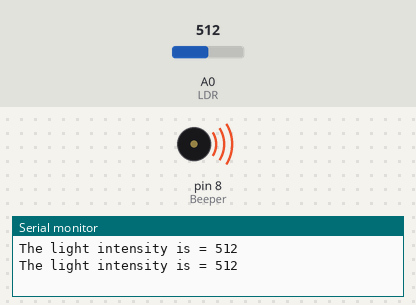
This sketch was run on a simulated Arduino Uno, built with avr-gcc and run on an emulated ATmega328P. Shown: buzzer (waves = sounding, pin HIGH), the last lines printed to the serial monitor. The test bench sets the inputs (shaded band); at power-on: A0 (LDR) = 512.

Above: at 1.8 s.
1.9 s: A0 (LDR) set to 15
3.4 s: A0 (LDR) set to 11
At 5.2 s:
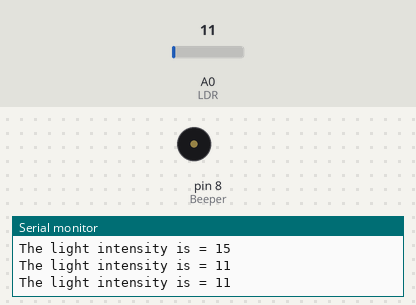
5.5 s: A0 (LDR) set to 122
At 7.0 s:
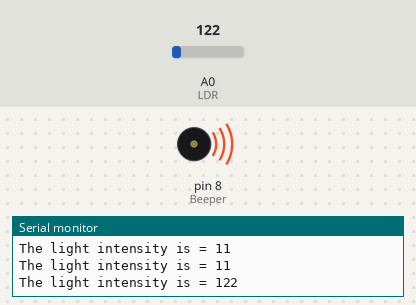
7.5 s: A0 (LDR) set to 0
At 8.6 s:
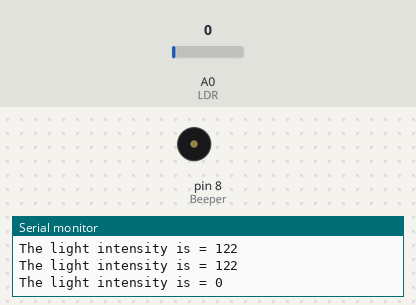
Timing chart, 0 to 10.5 s (numbered marks = the images above; inputs shaded):
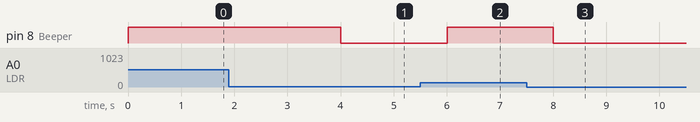

Measured:
- the behaviour switches between 14 and 13 on A0 (LDR) (found by bisection; images 0 and 1)
- after the input at 3.4 s, pin 8 (Beeper): HIGH → LOW after 0.60 s
- after the input at 5.5 s, pin 8 (Beeper): LOW → HIGH after 0.50 s
- after the input at 7.5 s, pin 8 (Beeper): HIGH → LOW after 0.50 s

The sketch:

LDR_with_Relay.ino
```cpp
const int LDR = A0;
const int Beeper = 8;

int beepState = 0;
void setup() {
  // put your setup code here, to run once:
   // put your setup code here, to run once:
  Serial.begin(9600);
  pinMode(LDR,INPUT);
  pinMode(Beeper,OUTPUT);

}

void loop() {
  // put your main code here, to run repeatedly:
 beepState = analogRead(LDR);

  if(beepState>13){
    digitalWrite(Beeper,HIGH);
    }else{
      digitalWrite(Beeper,LOW);
      }
Serial.print("The light intensity is = ");
Serial.println(beepState);
delay(1000);
}
```
